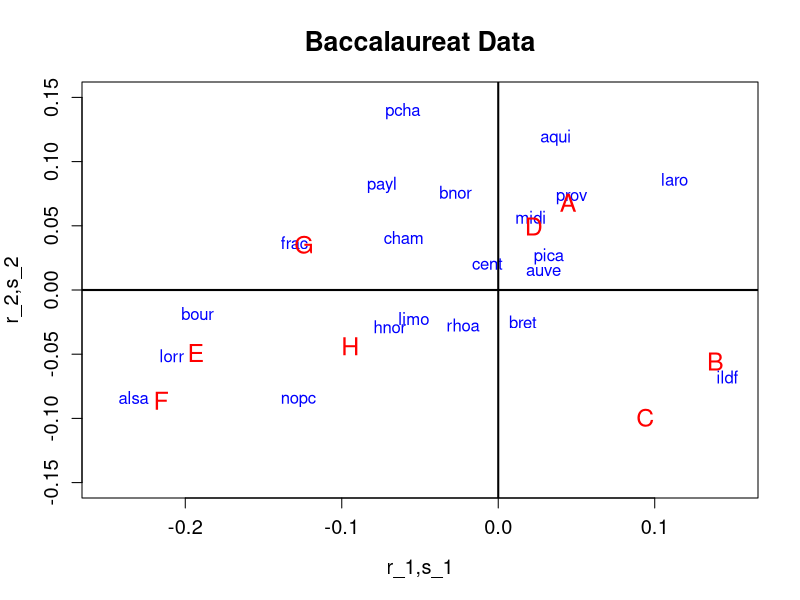

This chart was generated by the following R code:
# −−−−−−−−−−−−−−−−−−−−−−−−−−−−−−−−−−−−−−−−−−−−−−−−−−−−−−
# Name of QuantLet : MVAcorrbac
# −−−−−−−−−−−−−−−−−−−−−−−−−−−−−−−−−−−−−−−−−−−−−−−−−−−−−−
# Published in : Applied Multivariate Statistical Analysis
# −−−−−−−−−−−−−−−−−−−−−−−−−−−−−−−−−−−−−−−−−−−−−−−−−−−−−−
# Description : Performs a correspondence analysis for the 
# baccalaureat data, shows the eigenvalues of the singular 
# value decomposition of the chi-matrix and displays 
# graphically its factorial decomposition.
# −−−−−−−−−−−−−−−−−−−−−−−−−−−−−−−−−−−−−−−−−−−−−−−−−−−−−−
# Keywords : correspondence-analysis, svd, decomposition, 
# factorial-decomposition, eigenvalues, factorial, plot,
# graphical representation, data visualization
# −−−−−−−−−−−−−−−−−−−−−−−−−−−−−−−−−−−−−−−−−−−−−−−−−−−−−−
# See also : MVAcorrCar, MVAcorrEyeHair, MVAcorrcrime, 
# MVAcorrjourn, SMScorrcrime, SMScorrcarm, SMScorrfood,
# SMScorrhealth
# −−−−−−−−−−−−−−−−−−−−−−−−−−−−−−−−−−−−−−−−−−−−−−−−−−−−−−
# Author : Zografia Anastasiadou
# −−−−−−−−−−−−−−−−−−−−−−−−−−−−−−−−−−−−−−−−−−−−−−−−−−−−−−
# Submitted : Fri, June 03 2011 by Zografia Anastasiadou
# −−−−−−−−−−−−−−−−−−−−−−−−−−−−−−−−−−−−−−−−−−−−−−−−−−−−−−
# Datafile : bac.dat
# −−−−−−−−−−−−−−−−−−−−−−−−−−−−−−−−−−−−−−−−−−−−−−−−−−−−−−
# Example 1: Without Corsica.
# −−−−−−−−−−−−−−−−−−−−−−−−−−−−−−−−−−−−−−−−−−−−−−−−−−−−−−
# Example 2: With Corsica.
# −−−−−−−−−−−−−−−−−−−−−−−−−−−−−−−−−−−−−−−−−−−−−−−−−−−−−−

# clear all variables
rm(list = ls(all = TRUE))
graphics.off()

# load data
x1       = read.table("bac.dat")
x1       = x1[, 2:ncol(x1)]
wcors    = 0                   # set to 0/1 to ex/include Corsica
wcorsica = c(rep(1, nrow(x1) - 1), wcors)
x        = subset(x1, wcorsica == 1)
a        = rowSums(x)
b        = colSums(x)
e        = matrix(a) %*% b/sum(a)

# chi-matrix
cc   = (x - e)/sqrt(e)

# singular value decomposition
sv   = svd(cc)
g    = sv$u
l    = sv$d
d    = sv$v

# eigenvalues
ll   = l * l

# cumulated percentage of the variance
aux  = cumsum(ll)/sum(ll)
perc = cbind(ll, aux)

r1   = matrix(l, nrow = nrow(g), ncol = ncol(g), byrow = T) * g
r    = (r1/matrix(sqrt(a), nrow = nrow(g), ncol = ncol(g), byrow = F)) * (-1)

s1   = matrix(l, nrow = nrow(d), ncol = ncol(d), byrow = T) * d
s    = (s1/matrix(sqrt(b), nrow = nrow(d), ncol = ncol(d), byrow = F)) * (-1)

car  = matrix(matrix(a), nrow = nrow(r), ncol = ncol(r), byrow = F) * r^2/matrix(l^2, 
    nrow = nrow(r), ncol = ncol(r), byrow = T)           # contribution in r

cas  = matrix(matrix(b), nrow = nrow(s), ncol = ncol(s), byrow = F) * s^2/matrix(l^2, 
    nrow = nrow(s), ncol = ncol(s), byrow = T)           # contribution in s

rr   = r[, 1:2]
ss   = s[, 1:2]

if (wcors == 0) {
    # labels for modalities
    types   = c("A", "B", "C", "D", "E", "F", "G", "H")
    
    # labels for regions
    regions = c("ildf", "cham", "pica", "hnor", "cent", "bnor", "bour", "nopc", 
        "lorr", "alsa", "frac", "payl", "bret", "pcha", "aqui", "midi", "limo", "rhoa", 
        "auve", "laro", "prov")
    
    # plot 1
    plot(rr, type = "n", xlim = c(-0.25, 0.15), ylim = c(-0.15, 0.15), xlab = "r_1,s_1", 
        ylab = "r_2,s_2", main = "Baccalaureat Data", cex.axis = 1.2, cex.lab = 1.2, 
        cex.main = 1.6)
    points(ss, type = "n")
    text(rr, regions, col = "blue")
    text(ss, types, cex = 1.5, col = "red")
    abline(h = 0, v = 0, lwd = 2)
} else {
    # labels for modalities
    types   = c("A", "B", "C", "D", "E", "F", "G", "H")
    
    # labels for regions
    regions = c("ildf", "cham", "pica", "hnor", "cent", "bnor", "bour", "nopc", 
        "lorr", "alsa", "frac", "payl", "bret", "pcha", "aqui", "midi", "limo", "rhoa", 
        "auve", "laro", "prov", "cors")
    
    # plot 2
    plot(rr, type = "n", xlim = c(-0.2, 0.25), ylim = c(-0.5, 0.15), xlab = "r_1,s_1", 
        ylab = "r_2,s_2", main = "Baccalaureat Data", cex.axis = 1.2, cex.lab = 1.2, 
        cex.main = 1.6)
    points(ss, type = "n")
    text(rr, regions, col = "blue")
    text(ss, types, cex = 1.5, col = "red")
    abline(h = 0, v = 0, lwd = 2)
}
